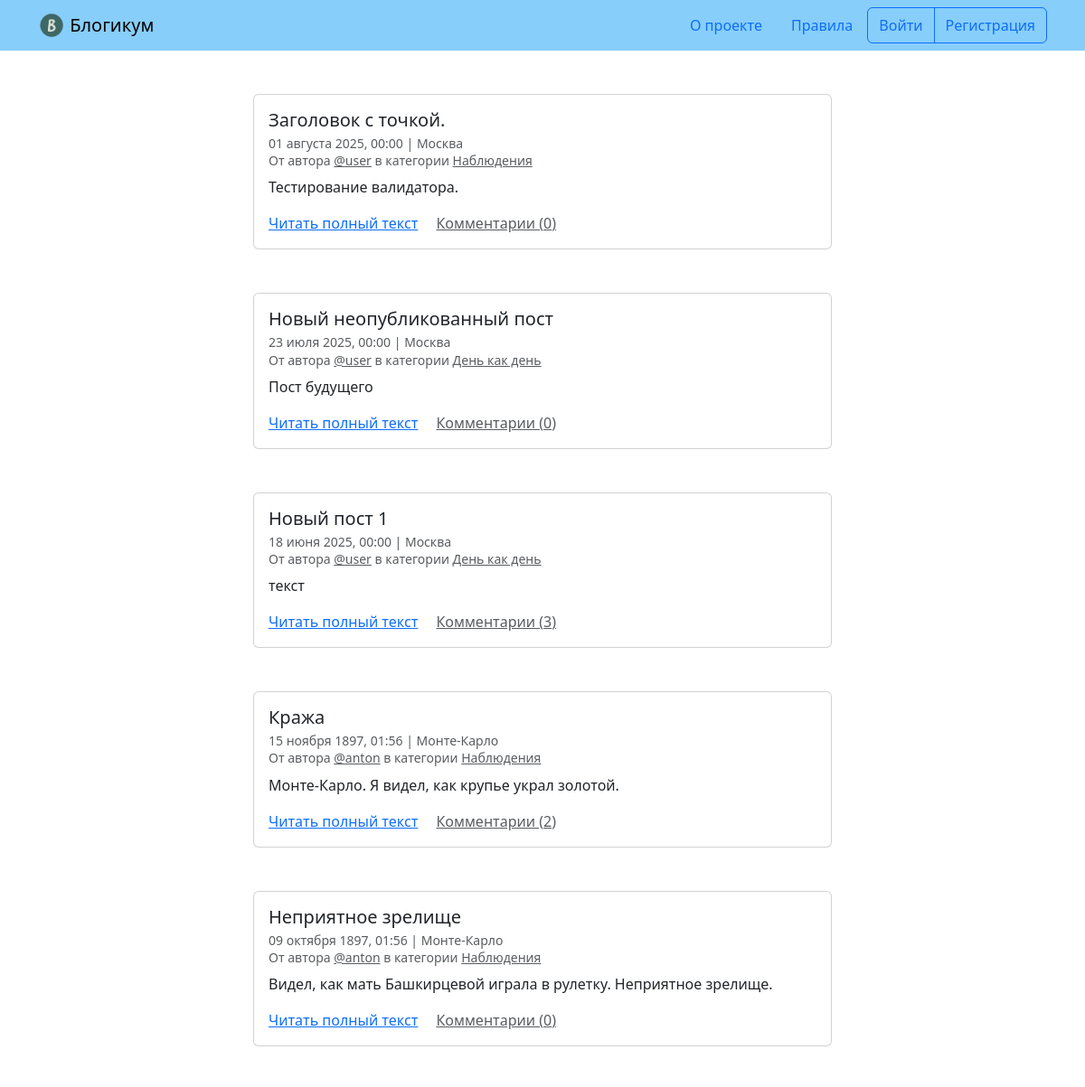
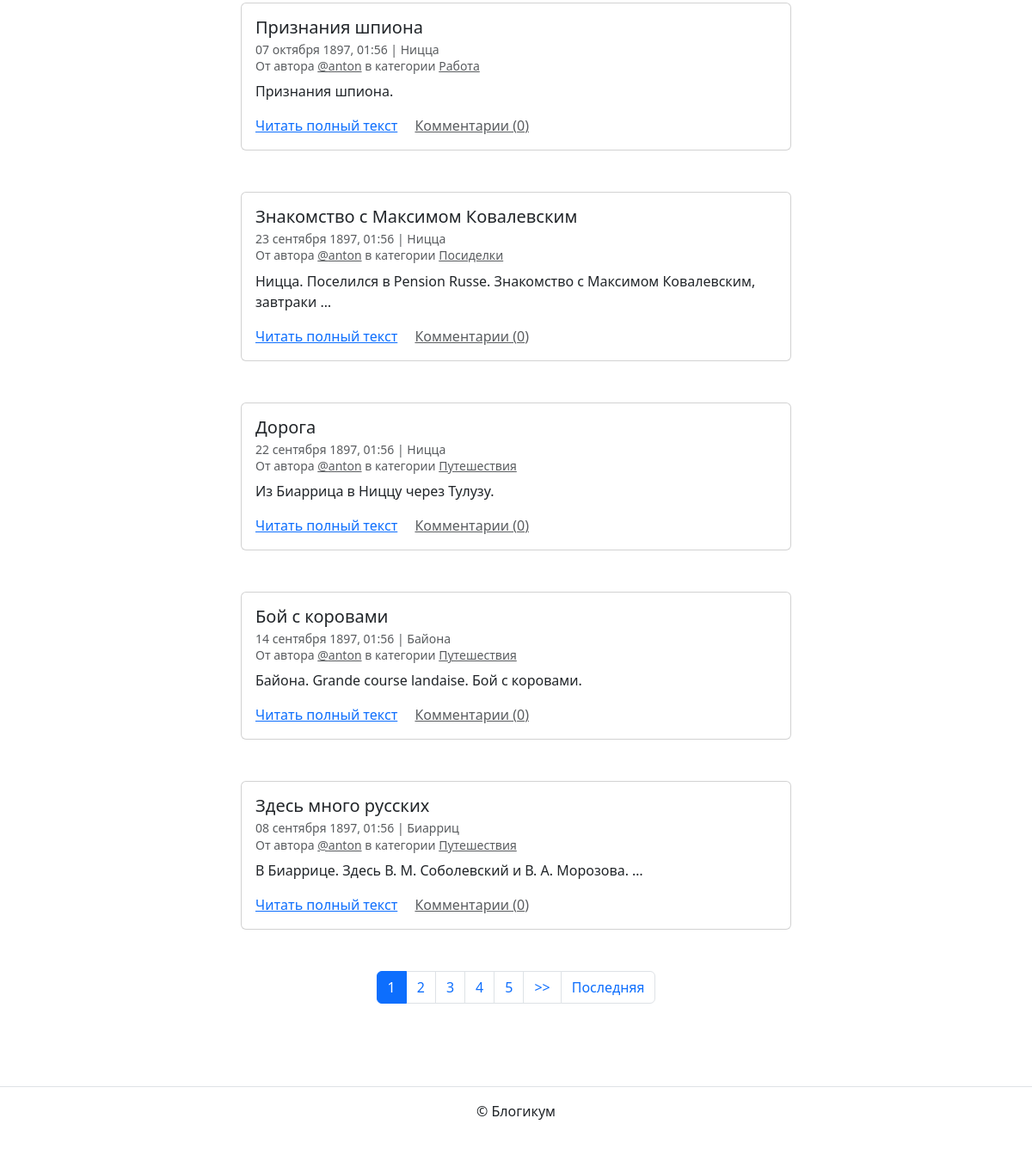
The page / on the database its author committed (2 pictures, top to bottom).
### blog/models.py (models this page shows, shortened)
class Post(CoreEntity):
    title = models.CharField(
        max_length=core.blog_settings.CHARFIELD_MAX_LENGTH,
        verbose_name='Заголовок',
        validators=(title_without_dot,)
    )
    text = models.TextField(verbose_name='Текст')
    image = models.ImageField('Фото', upload_to='post_images', blank=True)
    pub_date = models.DateTimeField(
        verbose_name='Дата и время публикации',
        help_text=(
            'Если установить дату и время в будущем — можно делать '
            'отложенные публикации.'
        )
    )
    author = models.ForeignKey(
        User,
        on_delete=models.CASCADE,
        verbose_name='Автор публикации',
        related_name='posts',
    )
    location = models.ForeignKey(
        Location,
        on_delete=models.SET_NULL,
        null=True,
        verbose_name='Местоположение',
        related_name='posts'
    )
    category = models.ForeignKey(
        Category,
        on_delete=models.SET_NULL,
        null=True,
        verbose_name='Категория',
        related_name='posts'
    )
    class Meta:
        verbose_name = 'публикация'
        verbose_name_plural = 'Публикации'

class Location(CoreEntity):
    name = models.CharField(
        max_length=core.blog_settings.CHARFIELD_MAX_LENGTH,
        verbose_name='Название места'
    )
    class Meta:
        verbose_name = 'местоположение'
        verbose_name_plural = 'Местоположения'

class Category(CoreEntity):
    title = models.CharField(
        max_length=core.blog_settings.CHARFIELD_MAX_LENGTH,
        verbose_name='Заголовок'
    )
    description = models.TextField(
        verbose_name='Описание'
    )
    slug = models.SlugField(
        max_length=core.blog_settings.SLUG_LENGTH,
        unique=True,
        verbose_name='Идентификатор',
        help_text=(
            'Идентификатор страницы для URL; разрешены символы латиницы, '
            'цифры, дефис и подчёркивание.'
        )
    )
    class Meta:
        verbose_name = 'категория'
        verbose_name_plural = 'Категории'

### blog/views.py (the view)
def index(request):
    posts = get_filtered_posts()
    page_obj = get_page_objects(request, posts)
    context = {'page_obj': page_obj}
    return render(request, 'blog/index.html', context)

### blog/views.py (called while the page is built)
def get_filtered_posts(
        category_slug=None,
        profile=None,
        published_only=True
):
    posts = Post.objects.annotate(comment_count=Count('comments'))
    posts = posts.select_related(
        'author',
        'category',
        'location'
    )
    if published_only:
        current_datetime = timezone.now()
        posts = posts.filter(
            pub_date__lte=current_datetime,
            is_published=True,
            category__is_published=True
        )
    if category_slug:
        posts = posts.filter(category__slug=category_slug)
    if profile:
        posts = posts.filter(author=profile)
    return posts.order_by('-pub_date')

def get_page_objects(
    request,
    posts,
    page_param='page',
    default_page=1
):
    paginator = Paginator(posts, core.blog_settings.VIEWED_POSTS)
    page_number = request.GET.get(page_param, default_page)
    return paginator.get_page(page_number)

### templates/blog/index.html (shortened to what this page needs)
{% extends "base.html" %}
{% block content %}
  {% for post in page_obj %}
    <article class="mb-5">
      {% include "includes/post_card.html" %}
    </article>
  {% endfor %}
  {% include "includes/paginator.html" %}
{% endblock %}

### templates/base.html (shortened to what this page needs)
{% load static %}
{% load django_bootstrap5 %}
<!DOCTYPE html>
<html lang="ru">
  <head>
    {% bootstrap_css %}
  </head>
  <body>
    {% include "includes/header.html" %}
    <main>
      <div class="container py-5">
        {% block content %}{% endblock %}
      </div>
    </main>
    {% include "includes/footer.html" %}
  </body>
</html>

### templates/includes/header.html
{% load static %}
<header>
  <nav class="navbar navbar-light" style="background-color: lightskyblue">
    <div class="container">
      <a class="navbar-brand" href="{% url 'blog:index' %}">
        <img src="{% static 'img/logo.png' %}" width="30" height="30" class="d-inline-block align-top" alt="">
        Блогикум
      </a>
      {% with request.resolver_match.view_name as view_name %}
        <ul class="nav  nav-pills">
          <li class="nav-item">
            <a class="nav-link {% if view_name == 'pages:about' %} text-white {% endif %}" href="{% url 'pages:about' %}">
              О проекте
            </a>
          </li>
          <li class="nav-item">
            <a class="nav-link {% if view_name == 'pages:rules' %} text-white {% endif %}" href="{% url 'pages:rules' %}">
              Правила
            </a>
          </li>
          {% if user.is_authenticated %}
            <div class="btn-group" role="group" aria-label="Basic outlined example">
              <button type="button" class="btn btn-outline-primary"><a class="text-decoration-none text-reset"
                  href="{% url 'blog:create_post' %}">Написать пост</a></button>
              <button type="button" class="btn btn-outline-primary"><a class="text-decoration-none text-reset"
                  href="{% url 'blog:profile' user.username %}">{{ user.username }}</a></button>
              <button type="button" class="btn btn-outline-primary"><a class="text-decoration-none text-reset"
                  href="{% url 'logout' %}">Выйти</a></button>
            </div>
          {% else %}
            <div class="btn-group" role="group" aria-label="Basic outlined example">
              <button type="button" class="btn btn-outline-primary"><a class="text-decoration-none text-reset"
                  href="{% url 'login' %}">Войти</a></button>
              <button type="button" class="btn btn-outline-primary"><a class="text-decoration-none text-reset"
                  href="{% url 'registration' %}">Регистрация</a></button>
            </div>
          {% endif %}
        </ul>
      {% endwith %}
    </div>
  </nav>
</header>

### templates/includes/post_card.html (shortened to what this page needs)
<div class="col d-flex justify-content-center">
  <div class="card" style="width: 40rem;">
    <div class="card-body">
      <h5 class="card-title">{{ post.title }}</h5>
      <h6 class="card-subtitle mb-2 text-muted">
        <small>
          {{ post.pub_date|date:"d E Y, H:i" }} | {% if post.location and post.location.is_published %}{{ post.location.name }}{% else %}Планета Земля{% endif %}<br>
          От автора <a class="text-muted" href="{% url 'blog:profile' post.author.username %}">@{{ post.author.username }}</a> в
          категории {% include "includes/category_link.html" %}
        </small>
      </h6>
      <p class="card-text">{{ post.text|truncatewords:10 }}</p>
      <a href="{% url 'blog:post_detail' post.id %}" class="card-link">Читать полный текст</a>
      <a href="{% url 'blog:post_detail' post.id %}" class="card-link text-muted">Комментарии ({{ post.comment_count }})</a>
    </div>
  </div>
</div>

### templates/includes/category_link.html
<a class="text-muted" href="{% url 'blog:category_posts' post.category.slug %}">
  {{ post.category.title }}
</a>

### templates/includes/paginator.html (shortened to what this page needs)
{% if page_obj.has_other_pages %}
  <nav aria-label="Page navigation" class="my-5">
    <ul class="pagination justify-content-center">
      {% for i in page_obj.paginator.page_range %}
        {% if page_obj.number == i %}
          <li class="page-item active">
            <span class="page-link">{{ i }}</span>
          </li>
        {% else %}
          <li class="page-item">
            <a class="page-link" href="?page={{ i }}">{{ i }}</a>
          </li>
        {% endif %}
      {% endfor %}
      {% if page_obj.has_next %}
        <li class="page-item">
          <a class="page-link" href="?page={{ page_obj.next_page_number }}">
            >>
          </a>
        </li>
        <li class="page-item">
          <a class="page-link" href="?page={{ page_obj.paginator.num_pages }}">
            Последняя
          </a>
        </li>
      {% endif %}
    </ul>
  </nav>
{% endif %}

### templates/includes/footer.html
<footer class="border-top text-center py-3">
  <p>© Блогикум</p>
</footer>

### rows shown on the page
Post: title "Заголовок с точкой.", pub_date "01 августа 2025, 00:00", location.name "Москва", author.username "user", category "Наблюдения", text "Тестирование валидатора.", comment_count "0"
Post: title "Новый неопубликованный пост", pub_date "23 июля 2025, 00:00", location.name "Москва", author.username "user", category "День как день", text "Пост будущего", comment_count "0"
Post: title "Новый пост 1", pub_date "18 июня 2025, 00:00", location.name "Москва", author.username "user", category "День как день", text "текст", comment_count "3"
Post: title "Кража", pub_date "15 ноября 1897, 01:56", location.name "Монте-Карло", author.username "anton", category "Наблюдения", text "Монте-Карло. Я видел, как крупье украл золотой.", comment_count "2"
Post: title "Неприятное зрелище", pub_date "09 октября 1897, 01:56", location.name "Монте-Карло", author.username "anton", category "Наблюдения", text "Видел, как мать Башкирцевой играла в рулетку. Неприятное зрелище.", comment_count "0"
Post: title "Признания шпиона", pub_date "07 октября 1897, 01:56", location.name "Ницца", author.username "anton", category "Работа", text "Признания шпиона.", comment_count "0"
Post: title "Знакомство с Максимом Ковалевским", pub_date "23 сентября 1897, 01:56", location.name "Ницца", author.username "anton", category "Посиделки", text "Ницца. Поселился в Pension Russe. Знакомство с Максимом Ковалевским, завтраки …", comment_count "0"
Post: title "Дорога", pub_date "22 сентября 1897, 01:56", location.name "Ницца", author.username "anton", category "Путешествия", text "Из Биаррица в Ниццу через Тулузу.", comment_count "0"
Post: title "Бой с коровами", pub_date "14 сентября 1897, 01:56", location.name "Байона", author.username "anton", category "Путешествия", text "Байона. Grande course landaise. Бой с коровами.", comment_count "0"
Post: title "Здесь много русских", pub_date "08 сентября 1897, 01:56", location.name "Биарриц", author.username "anton", category "Путешествия", text "В Биаррице. Здесь В. М. Соболевский и В. А. Морозова. …", comment_count "0"

### other values the page prints
{{ i }} "1"
{{ i }} "2" "3" "4" "5"
